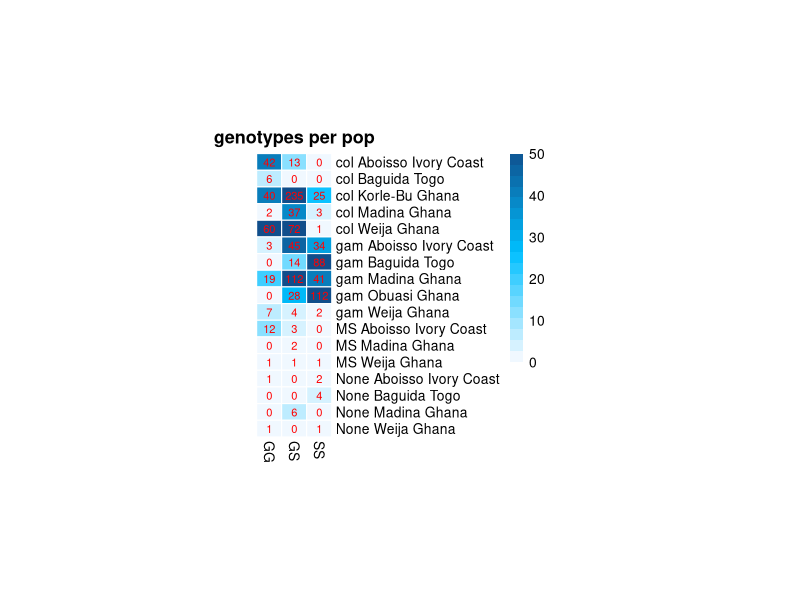
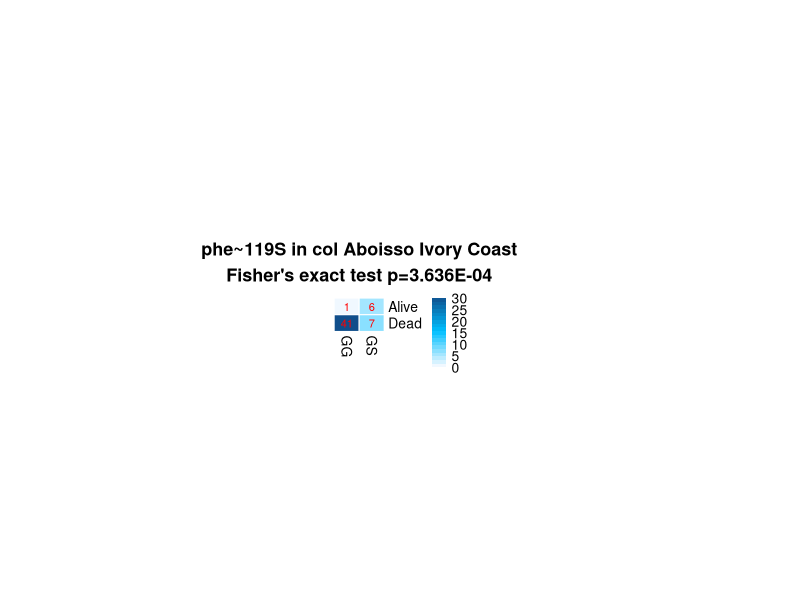
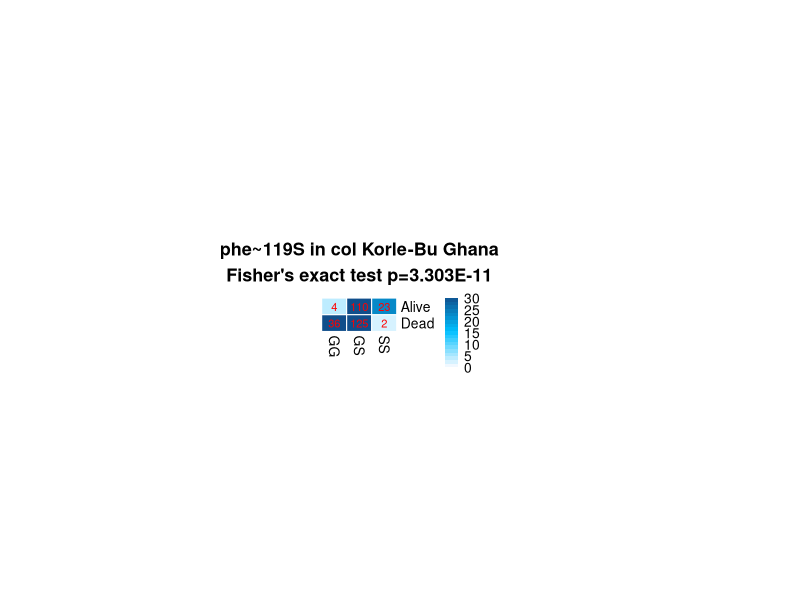
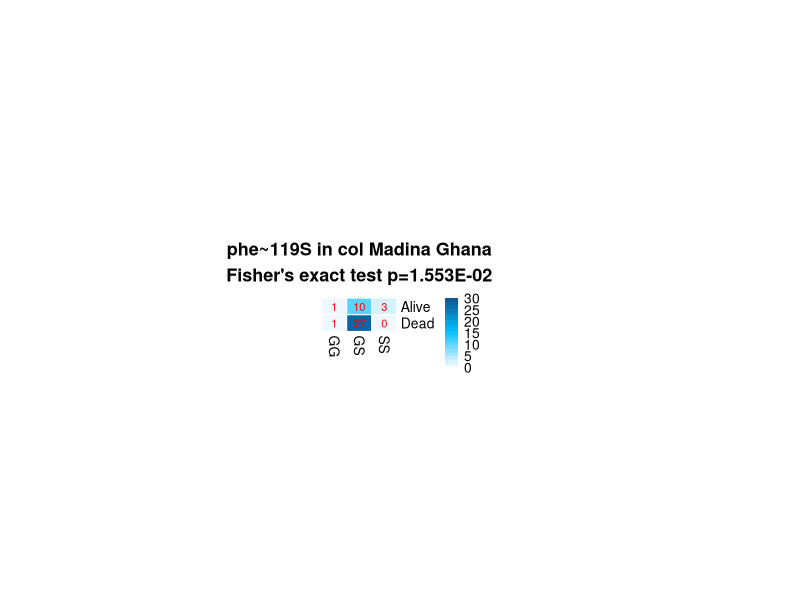
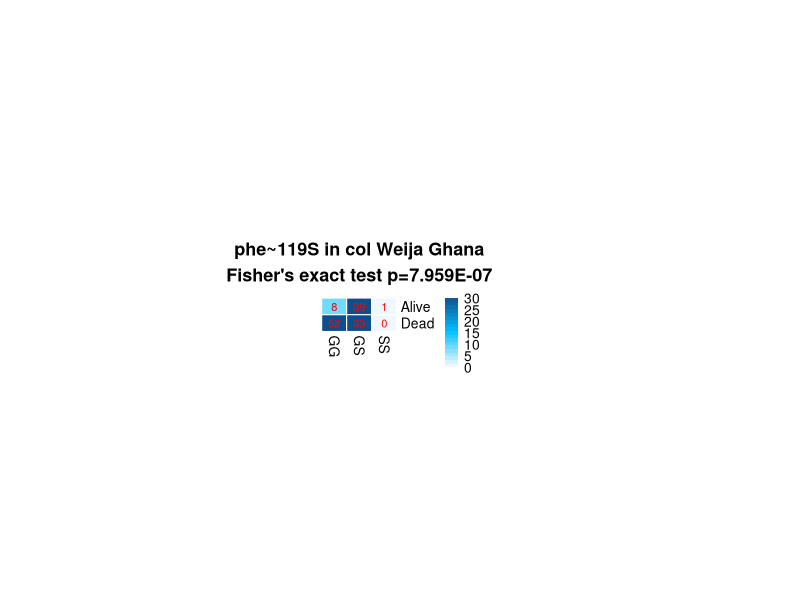
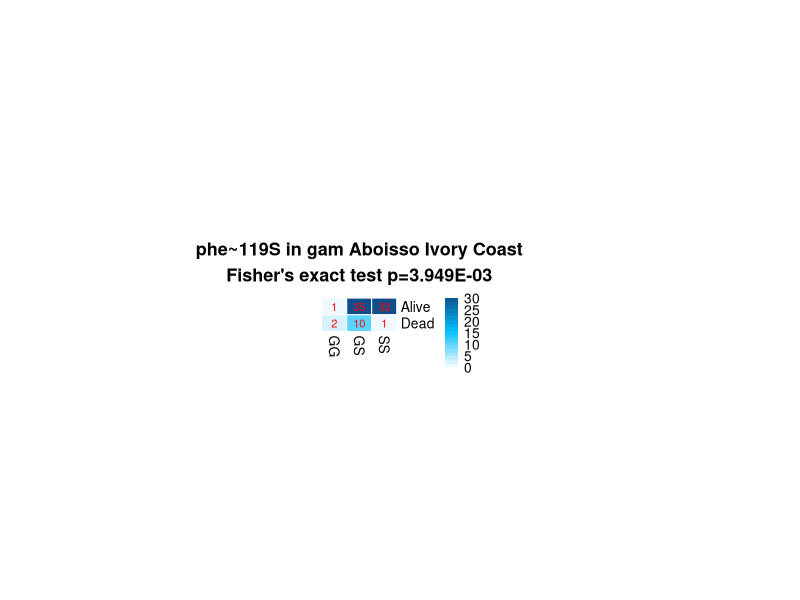
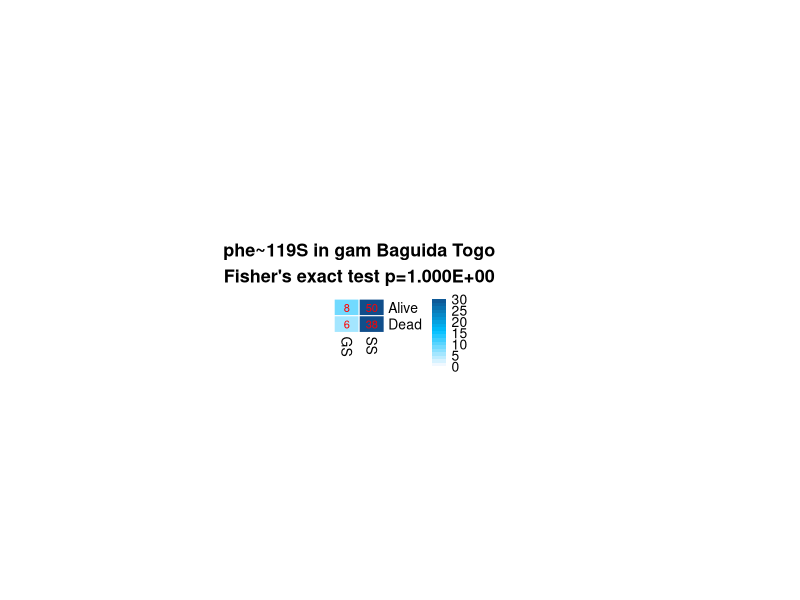
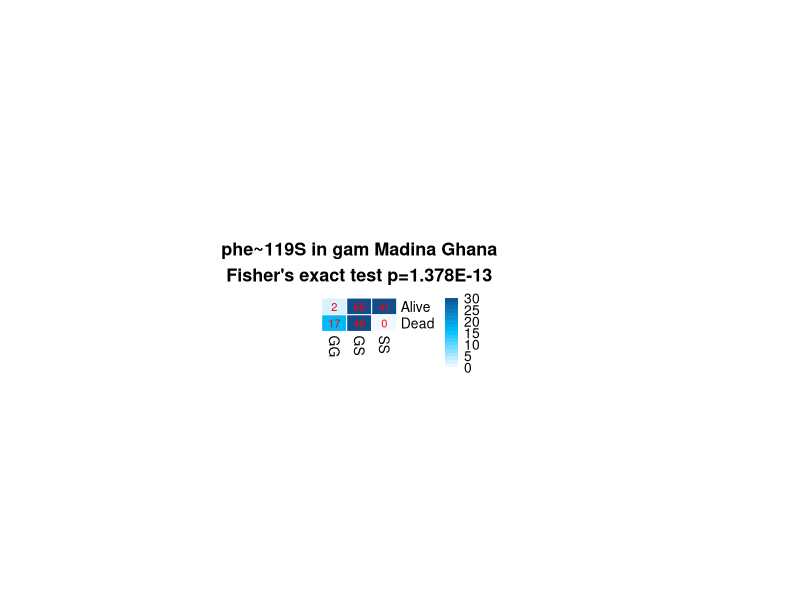

Here is the R script that generated these plots, in order:
### Define input ####

# libraries
library(gmodels)
library(pheatmap)


#### Genotype-phenotype associations: 119S ####

# input: genotyped/phenotyped samples from Biobank (D. Pipini)
dat = read.table("input_genotype-phenotype_2020-02-17.all_data.csv", header = T, sep="\t")
col.fun = colorRampPalette(interpolate="l",c("aliceblue","deepskyblue","dodgerblue4"))


dat$population = paste(dat$Species, dat$Location, dat$Country)

pdf(file="Fig3E_gty_per_pop.pdf",height=4,width=4)
tat = CrossTable(dat$population, dat$Ace1_G119S)
pheatmap(tat$t, color = col.fun(20), breaks = seq(0,50,length.out = 20), 
         cellwidth = 18, cellheight = 12, na_col = "dodgerblue4",number_color = "red",
         border_color = "white", cluster_cols=F, cluster_rows=F,display_numbers = T,number_format = "%i",
         main=sprintf("genotypes per pop"))
dev.off()

pop_order = rownames(tat$t)



# table genotype-phenotype associations
# loop with all tests
pdf(file="Fig3-sup_phe-gty_119S.pdf",height=4,width=4)

for (pop in pop_order) {
  dai = dat[dat$population == pop,]
  tei = CrossTable(dai$phenotype, dai$Ace1_G119S, fisher=T, prop.r = F, prop.c = F, prop.t = F, expected = T, missing.include = T)
  
  if(ncol(tei$t) > 1 && nrow(tei$t) > 1 && !is.null(tei$fisher.ts$p.value)) {
    pheatmap(tei$t, color = col.fun(20), breaks = seq(0,30,length.out = 20),
             cellwidth = 18, cellheight = 12, na_col = "dodgerblue4",number_color = "red",
             border_color = "white", cluster_cols=F, cluster_rows=F,display_numbers = T,number_format = "%i",
             main=sprintf("phe~119S in %s\nFisher's exact test p=%.3E",
                          pop, tei$fisher.ts$p.value))
  }
}
dev.off()


#### Plot frequency of each species in each location ####

pdf(file="Fig3-sup_populations.pdf",height=12,width=12)

tei = CrossTable(dat$Ace1_G119S, dat$Species, fisher=F, prop.r = F, prop.c = F, prop.t = F, expected = T, missing.include = T)
pheatmap(tei$t, color = col.fun(20), breaks = seq(0,300,length.out = 20), 
         cellwidth = 18, cellheight = 12, na_col = "dodgerblue4",number_color = "red",
         border_color = "white", cluster_cols=F, cluster_rows=F,display_numbers = T,number_format = "%i",
         main=sprintf("genotype~species"))

tei = CrossTable(dat$Location, dat$Species, fisher=F, prop.r = F, prop.c = F, prop.t = F, expected = T, missing.include = T)
pheatmap(tei$t, color = col.fun(20), breaks = seq(0,10,length.out = 20), 
         cellwidth = 18, cellheight = 12, na_col = "dodgerblue4",number_color = "red",
         border_color = "white", cluster_cols=F, cluster_rows=F,display_numbers = T,number_format = "%i",
         main=sprintf("location~species"))

tei = CrossTable(dat$Country, dat$Species, fisher=F, prop.r = F, prop.c = F, prop.t = F, expected = T, missing.include = T)
pheatmap(tei$t, color = col.fun(20), breaks = seq(0,10,length.out = 20), 
         cellwidth = 18, cellheight = 12, na_col = "dodgerblue4",number_color = "red",
         border_color = "white", cluster_cols=F, cluster_rows=F,display_numbers = T,number_format = "%i",
         main=sprintf("country~species"))

tei = CrossTable(dat$Country, dat$Location, fisher=F, prop.r = F, prop.c = F, prop.t = F, expected = T, missing.include = T)
pheatmap(tei$t, color = col.fun(20), breaks = seq(0,10,length.out = 20), 
         cellwidth = 18, cellheight = 12, na_col = "dodgerblue4",number_color = "red",
         border_color = "white", cluster_cols=F, cluster_rows=F,display_numbers = T,number_format = "%i",
         main=sprintf("country~location"))

dev.off()



#### Genotype-phenotype associations: 119S ####
#### TODO: SAME WITH DUPLICATIONS


# pdf(file="FigY_phe-gty_CNVs.pdf",height=12,width=12)
# dev.off()
